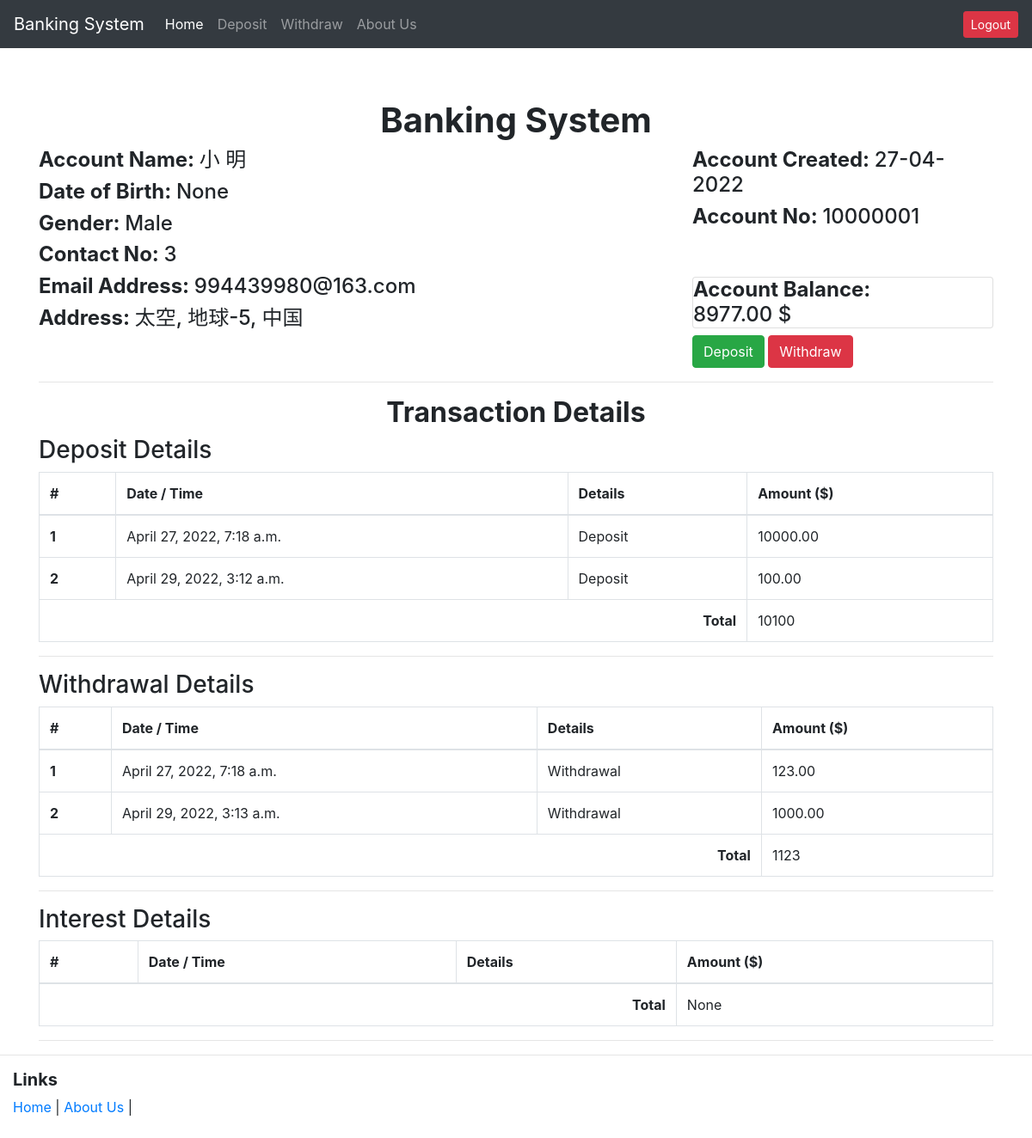
Screenshot of / (signed in) with the database file from the repository.
### accounts/models.py (models this page shows, shortened)
class User(AbstractUser):
    username = models.CharField(
        _('username'), max_length=30, unique=True, null=True, blank=True,
        help_text=_(
            'Required. 30 characters or fewer. Letters, digits and '
            '@/./+/-/_ only.'
        ),
        validators=[
            RegexValidator(
                r'^[\w.@+-]+$',
                _('Enter a valid username. '
                    'This value may contain only letters, numbers '
                    'and @/./+/-/_ characters.'), 'invalid'),
        ],
        error_messages={
            'unique': _("A user with that username already exists."),
        })
    email = models.EmailField(unique=True, null=False, blank=False)
    contact_no = models.IntegerField(unique=True, blank=True, null=True)
    objects = UserManager()
    USERNAME_FIELD = 'email'
    REQUIRED_FIELDS = []
    @property
    def account_no(self):
        if hasattr(self, 'account'):
            return self.account.account_no
        return None
    @property
    def full_name(self):
        return '{} {}'.format(self.first_name, self.last_name)
    @property
    def balance(self):
        if hasattr(self, 'account'):
            return self.account.balance
        return None
    @property
    def full_address(self):
        if hasattr(self, 'address'):
            return '{}, {}-{}, {}'.format(
                self.address.street_address,
                self.address.city,
                self.address.postal_code,
                self.address.country,
            )
        return None

class AccountDetails(models.Model):
    GENDER_CHOICE = (
        ("M", "Male"),
        ("F", "Female"),
    )
    user = models.OneToOneField(
        User,
        related_name='account',
        on_delete=models.CASCADE,
    )
    account_no = models.PositiveIntegerField(
        unique=True,
        validators=[
            MinValueValidator(10000000),
            MaxValueValidator(99999999)
        ]
    )
    gender = models.CharField(max_length=1, choices=GENDER_CHOICE)
    birth_date = models.DateField(null=True, blank=True)
    balance = models.DecimalField(
        default=0,
        max_digits=12,
        decimal_places=2
    )
    picture = models.ImageField(
        null=True,
        blank=True,
        upload_to='account_pictures/',
    )

class UserAddress(models.Model):
    user = models.OneToOneField(
        User,
        related_name='address',
        on_delete=models.CASCADE,
    )
    street_address = models.CharField(max_length=512)
    city = models.CharField(max_length=256)
    postal_code = models.PositiveSmallIntegerField()
    country = models.CharField(max_length=256)

### transactions/models.py (models this page shows, shortened)
class Diposit(models.Model):
    user = models.ForeignKey(
        User,
        related_name='deposits',
        on_delete=models.CASCADE,
    )
    amount = models.DecimalField(
        decimal_places=2,
        max_digits=12,
        validators=[
            MinValueValidator(Decimal('10.00'))
        ]
    )
    timestamp = models.DateTimeField(auto_now_add=True)

class Withdrawal(models.Model):
    user = models.ForeignKey(
        User,
        related_name='withdrawals',
        on_delete=models.CASCADE,
    )
    amount = models.DecimalField(
        decimal_places=2,
        max_digits=12,
        validators=[
            MinValueValidator(Decimal('10.00'))
        ]
    )
    timestamp = models.DateTimeField(auto_now_add=True)

### core/views.py (the view)
# urls.py: 2. Add a URL to urlpatterns:  url(r'^$', views.home, name='home')
def home(request):
    if not request.user.is_authenticated:
        return render(request, "core/index.html", {})
    else:
        user = request.user
        deposit = Diposit.objects.filter(user=user)
        deposit_sum = deposit.aggregate(Sum('amount'))['amount__sum']
        withdrawal = Withdrawal.objects.filter(user=user)
        withdrawal_sum = withdrawal.aggregate(Sum('amount'))['amount__sum']
        interest = Interest.objects.filter(user=user)
        interest_sum = interest.aggregate(Sum('amount'))['amount__sum']
        context = {
                    "user": user,
                    "deposit": deposit,
                    "deposit_sum": deposit_sum,
                    "withdrawal": withdrawal,
                    "withdrawal_sum": withdrawal_sum,
                    "interest": interest,
                    "interest_sum": interest_sum,
                  }
        return render(request, "core/transactions.html", context)

### core/templates/core/transactions.html (shortened to what this page needs)
{% extends 'core/base.html' %}
{% block content %}
    <div class="page-header">
      <h1 class="text-center"><b>Banking System</b></h1>
    </div>
<div class="row">
  <div class="col-xs-12 col-md-8 text-left">
    <h4><b>Account Name: </b>{{ user.full_name }}</h4>
    <h4><b>Date of Birth: </b>{{ user.account.birth_date }}</h4>
    <h4><b>Gender: </b>{{ user.account.get_gender_display }}</h4>
    <h4><b>Contact No: </b>{{ user.contact_no }}</h4>
    <h4><b>Email Address: </b>{{ user.email }}</h4>
    <h4><b>Address: </b>{{ user.full_address }}</h4>
  </div>
  <div class="col-xs-6 col-md-4 text-left">
    <h4><b>Account Created: </b>{{ user.date_joined|date:'d-m-Y' }}</h4>
    <h4><b>Account No: </b>{{ user.account_no }}</h4><br><br>
    <div class="well">
    <h4 class="card"><b>Account Balance: </b>{{ user.balance }} $</h4>
    <a class="btn btn-success" href="{% url 'transactions:deposit' %}">Deposit</a>
    <a class="btn btn-danger" href="{% url 'transactions:withdrawal' %}">Withdraw</a>
    </div>
  </div>
</div>
<hr>
  <div class="page-header">
  <h2 class="text-center"><b>Transaction Details</b></h2>
</div>
<h3>Deposit Details</h3>
<table class="table table-hover table-bordered">
  <thead>
    <tr>
      <th>#</th>
      <th>Date / Time</th>
      <th>Details</th>
      <th>Amount ($)</th>
    </tr>
  </thead>
  <tbody>
    <tr>
    {% for obj in deposit %}
      <th scope="row">{{forloop.counter}}</th>
      <td>{{ obj.timestamp }}</td>
      <td>Deposit</td>
      <td>{{ obj.amount }}</td>
    </tr>
    {% endfor %}
    <tr>
      <th class="text-right" scope="row" colspan="3">Total</th>
      <td>{{ deposit_sum }}</td>
    </tr>
  </tbody>
</table>
<hr>
<h3>Withdrawal Details</h3>
<table class="table table-hover table-bordered">
  <thead>
    <tr>
      <th>#</th>
      <th>Date / Time</th>
      <th>Details</th>
      <th>Amount ($)</th>
    </tr>
  </thead>
  <tbody>
    <tr>
    {% for obj in withdrawal %}
      <th scope="row">{{forloop.counter}}</th>
      <td>{{ obj.timestamp }}</td>
      <td>Withdrawal</td>
      <td>{{ obj.amount }}</td>
    </tr>
    {% endfor %}
    <tr>
      <th class="text-right" scope="row" colspan="3">Total</th>
      <td>{{ withdrawal_sum }}</td>
    </tr>
  </tbody>
</table>
<hr>
<h3>Interest Details</h3>
<table class="table table-hover table-bordered">
  <thead>
    <tr>
      <th>#</th>
      <th>Date / Time</th>
      <th>Details</th>
      <th>Amount ($)</th>
    </tr>
  </thead>
  <tbody>
    <tr>
    <tr>
      <th class="text-right" scope="row" colspan="3">Total</th>
      <td>{{ interest_sum }}</td>
    </tr>
  </tbody>
</table>
<hr>
{% endblock content %}

### core/templates/core/base.html (shortened to what this page needs)
{% load static %}
<!DOCTYPE html>
<html lang="en">
  <head>
        <link rel="stylesheet" href="https://maxcdn.bootstrapcdn.com/bootstrap/4.0.0/css/bootstrap.min.css">
  </head>
  <body>
{% include "core/navbar.html" %}
<div class="container" style="padding-top: 60px;">
{% block content %}
{% endblock content %}
</div>
{% include "core/footer.html" %}
  </body>
</html>

### core/templates/core/navbar.html (shortened to what this page needs)
<nav class="navbar navbar-expand-lg navbar-dark bg-dark">
  <a class="navbar-brand" href="{% url 'home' %}">Banking System</a>
  <div class="collapse navbar-collapse" id="navbarSupportedContent">
    <ul class="navbar-nav mr-auto">
      <li class="nav-item active">
        <a class="nav-link" href="{% url 'home' %}">Home</a>
      </li>
      <li class="nav-item">
        <a class="nav-link" href="{% url 'transactions:deposit' %}">Deposit</a>
      </li>
      <li class="nav-item">
        <a class="nav-link" href="{% url 'transactions:withdrawal' %}">Withdraw</a>
      </li>
      <li class="nav-item">
        <a class="nav-link" href="{% url 'about' %}">About Us</a>
      </li>
    </ul>
    <form class="form-inline my-2 my-lg-0">
        {% if request.user.is_authenticated %}
            <a href="{% url 'accounts:logout' %}" class="btn btn-danger btn-sm" type="button">Logout</a>
        {% else %}
            <a href="{% url 'accounts:login' %}" class="btn btn-success btn-sm" type="button">Load Account Details</a> |
            <a href="{% url 'accounts:register' %}" class="btn btn-primary btn-sm" type="button">Create an Account</a>
        {% endif %}
    </form>
  </div>
</nav>

### core/templates/core/footer.html
<hr>
<footer class="footer navbar-fixed">
    <div class="container-fluid">
        <div class="row">
            <div class="col-md-6">
                <h5 class="title"><b>Links</b></h5>
                <a href="{% url 'home' %}">Home </a>|
                <a href="{% url 'about' %}">About Us</a> |&nbsp;
            </div>
        </div>
    </div>
</footer>
<br>

### rows the page displays
User: full_name "小 明", account.birth_date "None", account.gender "Male", contact_no "3", email "994439980@163.com", full_address "太空, 地球-5, 中国", date_joined "27-04-2022", account_no "10000001", balance "8977.00"
Diposit: timestamp "April 27, 2022, 7:18 a.m.", amount "10000.00"
Diposit: timestamp "April 29, 2022, 3:12 a.m.", amount "100.00"
Withdrawal: timestamp "April 27, 2022, 7:18 a.m.", amount "123.00"
Withdrawal: timestamp "April 29, 2022, 3:13 a.m.", amount "1000.00"

### other values shown
{{ deposit_sum }} "10100"
{{ withdrawal_sum }} "1123"
{{ interest_sum }} "None"
